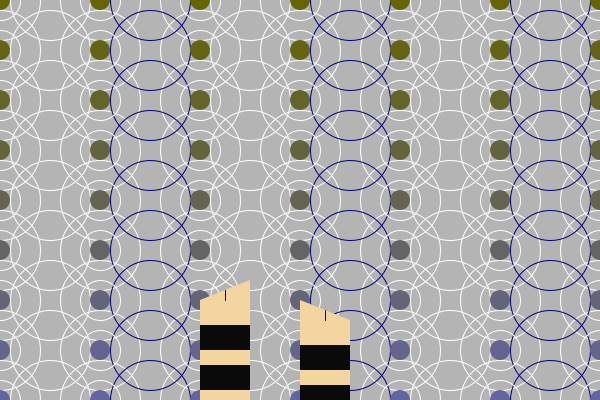
Frame 1 (no input)
Frame 60 (the mouse pressed at the canvas centre just before this capture): identical to frame 1, image omitted
Frame 120 (the mouse held since frame 60 and released just before this capture): identical to frame 1, image omitted

The Processing sketch that drew this single still picture (run headless with seeded random() and noise(); from frame 60 on, the mouse is pressed at the canvas centre):

// Processing sketch: processing_159925
// ── processing_159925.pde

void setup() {
  size(600, 400);
  background(180);
}
 
void draw() {
  background(180);
 
  int counter = 0;
  int space = 20;
  
  //big drop
  
  while (counter < 100) {
    stroke(255);
    noFill();
    ellipse(0, counter*50, 80, 80);
    counter = counter + 1;

  }
  
  counter = 0;
  
  while (counter < 100) {
    stroke(255);
    noFill();
    ellipse(100, counter*50, 80, 80);
    counter = counter + 1;

  }
  
    counter = 0;
  
  while (counter < 100) {
    stroke(255);
    noFill();
    ellipse(200, counter*50, 80, 80);
    counter = counter + 1;

  }
  
    counter = 0;
  
  while (counter < 100) {
    stroke(255);
    noFill();
    ellipse(300, counter*50, 80, 80);
    counter = counter + 1;

  }
  
    counter = 0;
  
  while (counter < 100) {
    stroke(255);
    noFill();
    ellipse(400, counter*50, 80, 80);
    counter = counter + 1;

  }
  
    counter = 0;
  
  while (counter < 100) {
    stroke(255);
    noFill();
    ellipse(500, counter*50, 80, 80);
    counter = counter + 1;

  }
  
    counter = 0;
  
  while (counter < 100) {
    stroke(255);
    noFill();
    ellipse(600, counter*50, 80, 80);
    counter = counter + 1;

  }
  
  //cross drops
    counter = 0;
  
  while (counter < 100) {
    stroke(255);
    noFill();
    ellipse(50, counter*50, 80, 80);
    counter = counter + 1;

  }
  
    counter = 0;
  
  while (counter < 100) {
    stroke(0,0,120);
    noFill();
    ellipse(150, counter*50, 80, 80);
    counter = counter + 1;

  }
  
      counter = 0;
  
  while (counter < 100) {
    stroke(255);
    noFill();
    ellipse(250, counter*50, 80, 80);
    counter = counter + 1;

  }
  
      counter = 0;
  
  while (counter < 100) {
    stroke(0,0,120);
    noFill();
    ellipse(350, counter*50, 80, 80);
    counter = counter + 1;

  }
  
      counter = 0;
  
  while (counter < 100) {
    stroke(255);
    noFill();
    ellipse(450, counter*50, 80, 80);
    counter = counter + 1;

  }
  
      counter = 0;
  
  while (counter < 100) {
    stroke(0,0,120);
    noFill();
    ellipse(550, counter*50, 80, 80);
    counter = counter + 1;

  }
  
  //rain drops

  counter = 0;
   
    while (counter < 100) {
      fill(100, 100, counter*space);
      noStroke();
      ellipse(0, counter*50, 20, 20);
      counter = counter + 1;
     
  }
  
  counter = 0; 
 
  while (counter < 100) {
    fill(100, 100, counter*space);
    noStroke();
    ellipse(100, counter*50, 20, 20);
    counter = counter + 1;
 
  }
   
  counter = 0;
   
    while (counter < 100) {
      fill(100, 100, counter*space);
      noStroke();
      ellipse(200, counter*50, 20, 20);
      counter = counter + 1;
     
  }

  counter = 0;
   
    while (counter < 100) {
      fill(100, 100, counter*space);
      noStroke();
      ellipse(300, counter*50, 20, 20);
      counter = counter + 1;
     
  }

  counter = 0;
   
    while (counter < 100) {
      fill(100, 100, counter*space);
      noStroke();
      ellipse(400, counter*50, 20, 20);
      counter = counter + 1;
     
  }

  counter = 0;
   
    while (counter < 100) {
      fill(100, 100, counter*space);
      noStroke();
      ellipse(500, counter*50, 20, 20);
      counter = counter + 1;
     
  }  

  counter = 0;
   
    while (counter < 100) {
      fill(100, 100, counter*space);
      noStroke();
      ellipse(600, counter*50, 20, 20);
      counter = counter + 1;
     
  }
  
  //small drop
  
    counter = 0;
  
  while (counter < 100) {
    stroke(255);
    noFill();
    ellipse(0, counter*50, 40, 40);
    counter = counter + 1;

  }

    counter = 0;
  
  while (counter < 100) {
    stroke(255);
    noFill();
    ellipse(100, counter*50, 40, 40);
    counter = counter + 1;

  }
  
      counter = 0;
  
  while (counter < 100) {
    stroke(255);
    noFill();
    ellipse(200, counter*50, 40, 40);
    counter = counter + 1;

  }
  
      counter = 0;
  
  while (counter < 100) {
    stroke(255);
    noFill();
    ellipse(300, counter*50, 40, 40);
    counter = counter + 1;

  }
  
      counter = 0;
  
  while (counter < 100) {
    stroke(255);
    noFill();
    ellipse(400, counter*50, 40, 40);
    counter = counter + 1;

  }
  
      counter = 0;
  
  while (counter < 100) {
    stroke(255);
    noFill();
    ellipse(500, counter*50, 40, 40);
    counter = counter + 1;

  }
  
      counter = 0;
  
  while (counter < 100) {
    stroke(255);
    noFill();
    ellipse(600, counter*50, 40, 40);
    counter = counter + 1;

  }
  
  //feet 
  noStroke();
  fill(242,213,159);
  quad(200,410,200,300,250,280,250,410);
  
  noStroke();
  fill(242,213,159);
  quad(300,410,300,300,350,320,350,460);
  
  //toes
  stroke(10);
  line(225,290,225,300);
  
  stroke(10);
  line(325,310,325,320);
  
  //sandals
  noStroke();
  fill(10);
  quad(200,350,200,325,250,325,250,350);
  
  noStroke();
  fill(10);
  quad(200,390,200,365,250,365,250,390);
  
  noStroke();
  fill(10);
  quad(300,370,300,345,350,345,350,370);
  
  noStroke();
  fill(10);
  quad(300,410,300,385,350,385,350,410);
  
}
